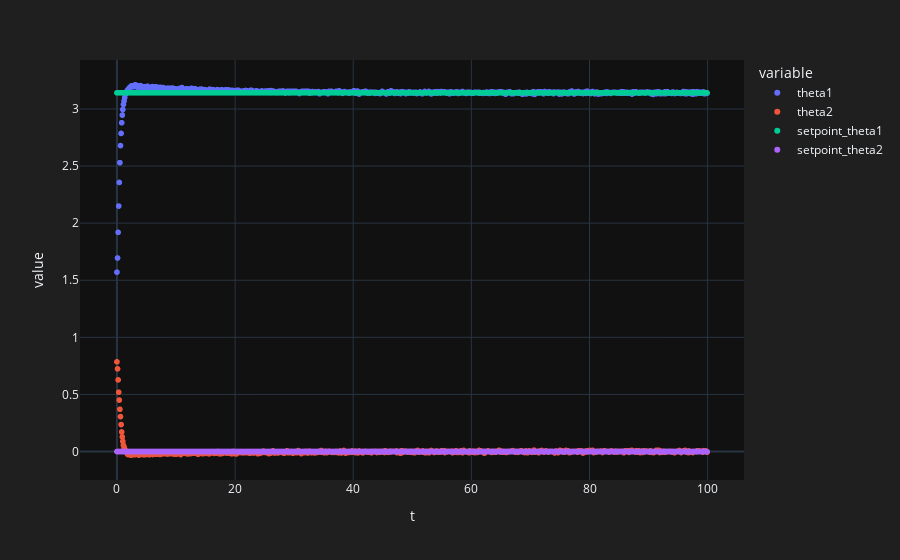
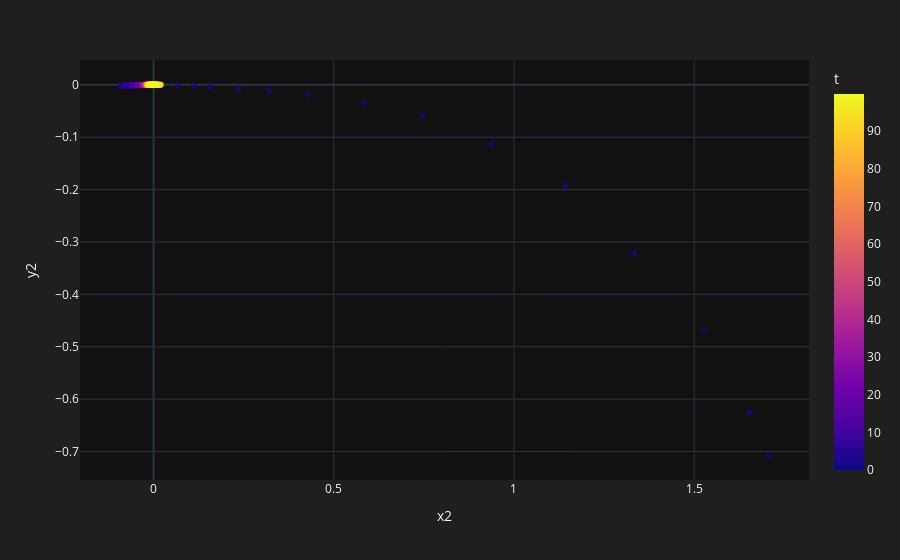

Here is the notebook cell these charts were saved with, in order:
### Markdown cell above
# Double Pendulum Control

### Code cell
errors_dict = {0: np.zeros(2)}
control_signal = {0: 0}


def u(y, t, setpoint, Kp, Kd, Ki):
    """Pendulum control law
    Args:
        y (n x 1 np.ndarray): [theta1, omega1, theta2, omega2]
        t (float): time
        setpoint (m x 1 np.ndarray): [setpoint_theta1, setpoint_theta2] setpoint for theta1 and theta2
        Kp (2 x 1 np.ndarray): proportional gain for omega_dot1 and omega_dot2
        Kd (2 x 1 np.ndarray): derivative gain for omega_dot1 and omega_dot2
        Ki (2 x 1 np.ndarray): integral gain for omega_dot1 and omega_dot2
    Returns:
        n x 1 np.ndarray: control input
    """
    theta1 = y[0]
    theta2 = y[2]

    e = np.array(setpoint) - np.array([theta1, theta2])
    errors_array = np.asarray(list(errors_dict.values()))
    e_dot = (e - errors_array[-1]) / dt
    e_sum = np.sum(errors_array, axis=0)

    errors_dict[t] = e
    control_signal[t] = Kp * e + Kd * e_dot + Ki * e_sum * dt

    return control_signal[t]


def f(y, t, c, u):
    """Double pendulum ODE
    Args:
        y (n x 1 np.ndarray): [theta1, omega1, theta2, omega2]
        t (float): time
        c (float): damping coefficient
        u (float): control input
    Returns:
        n x 1 np.ndarray: [dtheta1/dt, domega1/dt, dtheta2/dt, domega2/dt]
    """
    theta1, omega1, theta2, omega2 = y

    # equations of motion
    omega1_dot = ((omega1**2*np.sin(theta2-theta1)*np.cos(theta2-theta1)
                   + np.sin(theta2)*np.cos(theta2-theta1)
                   + omega2**2*np.sin(theta2-theta1)
                   - np.sin(theta1))
                  / (2 - np.cos(theta2-theta1)**2) - c*omega1) + u[0]

    omega2_dot = ((-omega2**2*np.sin(theta2-theta1)*np.cos(theta2-theta1)
                   + (np.sin(theta1)*np.cos(theta2-theta1)
                   - omega1**2*np.sin(theta2-theta1)
                   - np.sin(theta2)))
                  / (2 - np.cos(theta2-theta1)**2) - c*omega2) + u[1]

    return np.array([omega1, omega1_dot, omega2, omega2_dot])



def G(y, t, epsilon):
    """Pendulum diffusion matrix
    Args:
        y (n x 1 np.ndarray): [theta, omega]
        t (float): time
        epsilon (float, optional): maximum diffusion strength. Defaults to 0.1.
    Returns:
        n x n np.ndarray: diffusion matrix
    """
    n = y.shape[0]
    return np.random.uniform(-epsilon, epsilon, size=(n, n))


# pendulum initial conditions
y0 = np.array([np.pi/2, 0, np.pi/4, 0])

# pendulum time span
dt = 0.1
tspan = np.arange(0, 100, dt).round(2)

# parameters
SETPOINT_THETA1 = np.pi
SETPOINT_THETA2 = 0

KP_1 = 15
KP_2 = 15
KP = np.array([KP_1, KP_2])

KD_1 = 15
KD_2 = 15
KD = np.array([KD_1, KD_2])

KI_1 = 1
KI_2 = 1
KI = np.array([KI_1, KI_2])


MAX_DIFFUSION = 1e-2  # maximum diffusion strength
C = 1e-3  # damping

ito = itoint(
    f=lambda y, t: f(y, t, C, u(y, t, [SETPOINT_THETA1, SETPOINT_THETA2], KP, KD, KI)),
    G=lambda y, t: G(y, t, MAX_DIFFUSION),
    y0=y0,
    tspan=tspan)

df = pd.DataFrame(ito, columns=['theta1', 'omega1', 'theta2', 'omega2'])
df['t'] = tspan
df['setpoint_theta1'] = SETPOINT_THETA1
df['setpoint_theta2'] = SETPOINT_THETA2
df['x1'] = np.sin(df['theta1'])
df['y1'] = -np.cos(df['theta1'])
df['x2'] = df['x1'] + np.sin(df['theta2'])
df['y2'] = df['y1'] - np.cos(df['theta2'])
df['error_theta1'] = df['theta1'] - df['setpoint_theta1']
df['error_theta2'] = df['theta2'] - df['setpoint_theta2']

fig = px.scatter(df, x='t', y=['theta1', 'theta2', 'setpoint_theta1', 'setpoint_theta2'])
fig.update_layout(template='plotly_dark', paper_bgcolor='#1f1f1f').show()

fig = px.scatter(df, x='x2', y='y2', color='t', size_max=1, opacity=0.7)
fig.update_layout(template='plotly_dark', paper_bgcolor='#1f1f1f').show()

### Figure 1 — Plotly figure (JSON) as saved in the notebook; plotly's stock layout.template omitted (floating-point values rounded to 4 significant figures; data arrays with more than 128 entries replaced by an {"elided": "..."} marker saying what was removed)
{"data": [{"hovertemplate": "variable=theta1<br>t=%{x}<br>value=%{y}<extra></extra>", "legendgroup": "theta1", "marker": {"color": "#636efa", "symbol": "circle"}, "mode": "markers", "name": "theta1", "showlegend": true, "type": "scattergl", "x": {"elided": "1000 float values"}, "xaxis": "x", "y": {"elided": "1000 float values"}, "yaxis": "y"}, {"hovertemplate": "variable=theta2<br>t=%{x}<br>value=%{y}<extra></extra>", "legendgroup": "theta2", "marker": {"color": "#EF553B", "symbol": "circle"}, "mode": "markers", "name": "theta2", "showlegend": true, "type": "scattergl", "x": {"elided": "1000 float values"}, "xaxis": "x", "y": {"elided": "1000 float values"}, "yaxis": "y"}, {"hovertemplate": "variable=setpoint_theta1<br>t=%{x}<br>value=%{y}<extra></extra>", "legendgroup": "setpoint_theta1", "marker": {"color": "#00cc96", "symbol": "circle"}, "mode": "markers", "name": "setpoint_theta1", "showlegend": true, "type": "scattergl", "x": {"elided": "1000 float values"}, "xaxis": "x", "y": {"elided": "1000 float values"}, "yaxis": "y"}, {"hovertemplate": "variable=setpoint_theta2<br>t=%{x}<br>value=%{y}<extra></extra>", "legendgroup": "setpoint_theta2", "marker": {"color": "#ab63fa", "symbol": "circle"}, "mode": "markers", "name": "setpoint_theta2", "showlegend": true, "type": "scattergl", "x": {"elided": "1000 float values"}, "xaxis": "x", "y": {"elided": "1000 int values"}, "yaxis": "y"}], "layout": {"legend": {"title": {"text": "variable"}, "tracegroupgap": 0}, "margin": {"t": 60}, "paper_bgcolor": "#1f1f1f", "xaxis": {"anchor": "y", "domain": [0, 1], "title": {"text": "t"}}, "yaxis": {"anchor": "x", "domain": [0, 1], "title": {"text": "value"}}}}

### Figure 2 — Plotly figure (JSON) as saved in the notebook; plotly's stock layout.template omitted (floating-point values rounded to 4 significant figures; data arrays with more than 128 entries replaced by an {"elided": "..."} marker saying what was removed)
{"data": [{"hovertemplate": "x2=%{x}<br>y2=%{y}<br>t=%{marker.color}<extra></extra>", "legendgroup": "", "marker": {"color": {"elided": "1000 float values"}, "coloraxis": "coloraxis", "opacity": 0.7, "symbol": "circle"}, "mode": "markers", "name": "", "orientation": "v", "showlegend": false, "type": "scatter", "x": {"elided": "1000 float values"}, "xaxis": "x", "y": {"elided": "1000 float values"}, "yaxis": "y"}], "layout": {"coloraxis": {"colorbar": {"title": {"text": "t"}}, "colorscale": [[0, "#0d0887"], [0.1111, "#46039f"], [0.2222, "#7201a8"], [0.3333, "#9c179e"], [0.4444, "#bd3786"], [0.5556, "#d8576b"], [0.6667, "#ed7953"], [0.7778, "#fb9f3a"], [0.8889, "#fdca26"], [1, "#f0f921"]]}, "legend": {"tracegroupgap": 0}, "margin": {"t": 60}, "paper_bgcolor": "#1f1f1f", "xaxis": {"anchor": "y", "domain": [0, 1], "title": {"text": "x2"}}, "yaxis": {"anchor": "x", "domain": [0, 1], "title": {"text": "y2"}}}}
